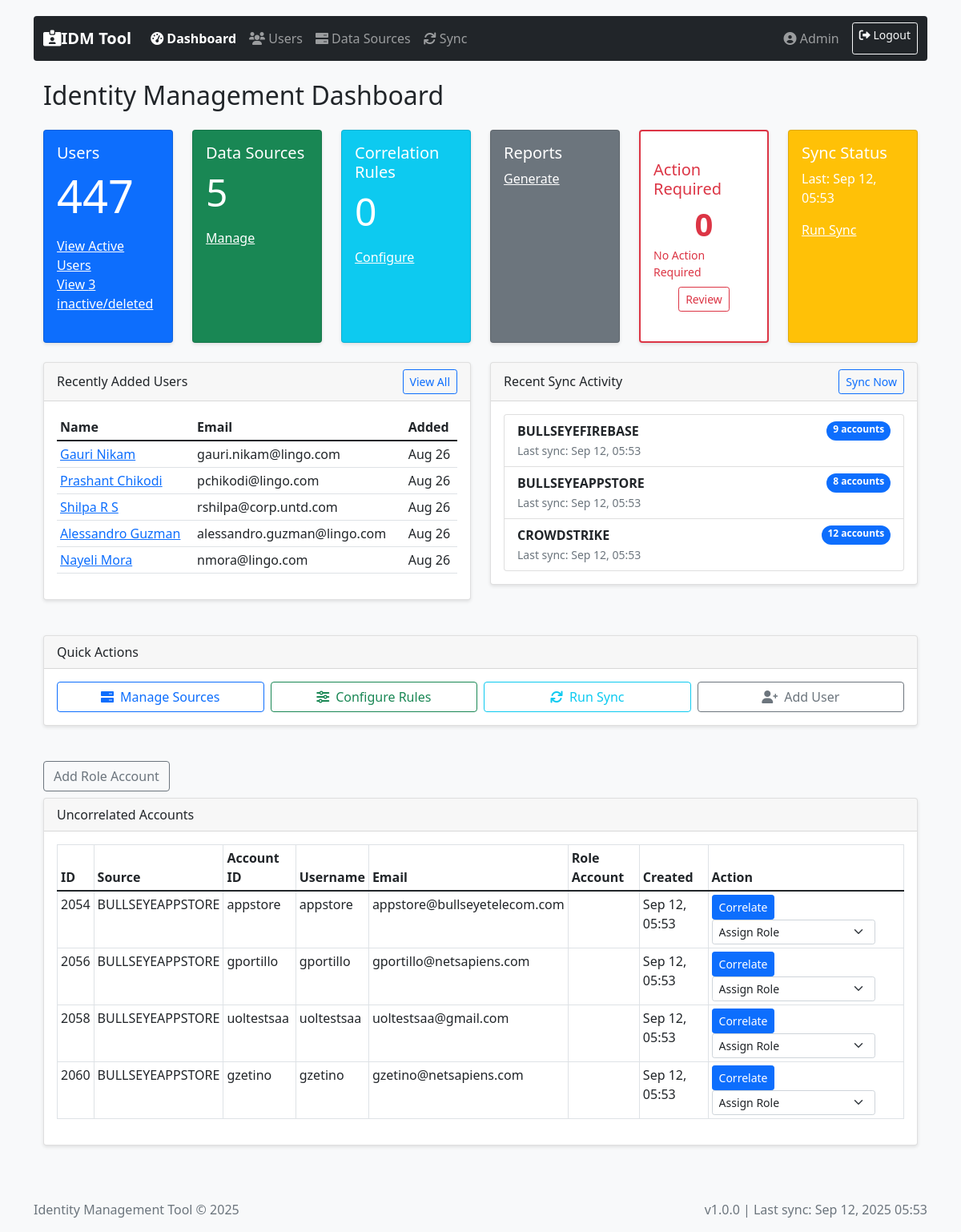
The page / on the database its author committed.
### tables this page shows
CREATE TABLE `users` (
  `id` int(11) NOT NULL AUTO_INCREMENT,
  `employee_id` varchar(50) DEFAULT NULL,
  `first_name` varchar(100) DEFAULT NULL,
  `last_name` varchar(100) DEFAULT NULL,
  `email` varchar(255) DEFAULT NULL,
  `status` enum('active','inactive','terminated') DEFAULT 'active',
  `created_at` timestamp NOT NULL DEFAULT current_timestamp(),
  `updated_at` timestamp NOT NULL DEFAULT current_timestamp() ON UPDATE current_timestamp(),
  `supervisor` varchar(255) DEFAULT NULL,
  `supervisor_email` varchar(255) DEFAULT NULL,
  PRIMARY KEY (`id`),
  UNIQUE KEY `email` (`email`)
);

CREATE TABLE `uncorrelated_accounts` (
  `id` int(11) NOT NULL AUTO_INCREMENT,
  `source_id` int(11) NOT NULL,
  `account_id` varchar(255) DEFAULT NULL,
  `username` varchar(100) DEFAULT NULL,
  `email` varchar(255) DEFAULT NULL,
  `account_data` longtext DEFAULT NULL CHECK (json_valid(`account_data`)),
  `created_at` timestamp NOT NULL DEFAULT current_timestamp(),
  `role_account_id` int(11) DEFAULT NULL,
  PRIMARY KEY (`id`),
  UNIQUE KEY `unique_source_account` (`source_id`,`account_id`),
  KEY `source_id` (`source_id`),
  KEY `role_account_id` (`role_account_id`),
  CONSTRAINT `fk_role_account_id` FOREIGN KEY (`role_account_id`) REFERENCES `role_accounts` (`id`) ON DELETE SET NULL
);

CREATE TABLE `account_sources` (
  `id` int(11) NOT NULL AUTO_INCREMENT,
  `name` varchar(100) NOT NULL,
  `type` enum('LDAP','CSV','Database','Unix','XML','API') NOT NULL,
  `description` text DEFAULT NULL,
  `config` longtext DEFAULT NULL CHECK (json_valid(`config`)),
  `last_sync` timestamp NULL DEFAULT NULL,
  `created_at` timestamp NOT NULL DEFAULT current_timestamp(),
  `category` enum('Application','OS','Database') NOT NULL DEFAULT 'Application',
  `is_baseline` tinyint(1) DEFAULT 0,
  PRIMARY KEY (`id`)
);

### index.php (the view, shortened to what this page needs)
<?php
require_once 'config/database.php';
$db = new PDO("mysql:host=$dbHost;dbname=$dbName", $dbUser, $dbPass);
$pendingUsersStmt = $db->query("
    SELECT COUNT(DISTINCT user_id)
    FROM defunct_users
    WHERE status = 'pending'
");
$pendingCount = $pendingUsersStmt ? (int)$pendingUsersStmt->fetchColumn() : 0;
?>
<?php
$totalActiveUsers = $db->query("SELECT COUNT(*) FROM users WHERE status = 'active'")->fetchColumn();
$totalInactiveUsers = $db->query("SELECT COUNT(*) FROM users WHERE status != 'active'")->fetchColumn();
$totalSources = $db->query("SELECT COUNT(*) FROM account_sources")->fetchColumn();
$totalRules = $db->query("SELECT COUNT(*) FROM correlation_rules")->fetchColumn();
$recentUsers = $db->query("
    SELECT u.*
    FROM users u
    LEFT JOIN defunct_users d ON d.email = u.email OR d.employee_id = u.employee_id
    WHERE u.status = 'active' AND (d.status IS NULL OR d.status != 'deleted')
    ORDER BY u.created_at DESC
    LIMIT 5
")->fetchAll(PDO::FETCH_ASSOC);
$sshrUserCountStmt = $db->query("
    SELECT COUNT(*) as total
    FROM user_accounts ua
    JOIN account_sources s ON ua.source_id = s.id
    WHERE LOWER(s.name) = 'sshrdata'
");
$totalUsers = $sshrUserCountStmt ? (int)$sshrUserCountStmt->fetchColumn() : 0;
$lastSync = $db->query("
    SELECT s.name, s.last_sync,
        (
            SELECT COUNT(*) FROM user_accounts ua WHERE ua.source_id = s.id
        ) + (
            SELECT COUNT(*) FROM uncorrelated_accounts uca WHERE uca.source_id = s.id AND uca.role_account_id IS NOT NULL
        ) AS accounts
    FROM account_sources s
    ORDER BY s.last_sync DESC
    LIMIT 3
")->fetchAll(PDO::FETCH_ASSOC);
include 'templates/header.php';
?>
<div class="container mt-4">
    <h2>Identity Management Dashboard</h2>
    <div class="row mt-4">
        <div class="col">
            <div class="card text-white bg-primary h-100">
                <div class="card-body">
                    <h5 class="card-title">Users</h5>
                    <p class="card-text display-4"><?php echo $totalActiveUsers; ?></p>
                    <div class="d-flex flex-column">
                        <a href="users.php" class="text-white">View Active Users</a>
                        <?php if ($totalInactiveUsers > 0): ?>
                        <a href="inactive_users.php" class="text-white">View <?php echo $totalInactiveUsers; ?> inactive/deleted</a>
                        <?php endif; ?>
                    </div>
                </div>
            </div>
        </div>
        <div class="col">
            <div class="card text-white bg-success h-100">
                <div class="card-body">
                    <h5 class="card-title">Data Sources</h5>
                    <p class="card-text display-5"><?= $totalSources ?></p>
                    <a href="sources.php" class="text-white">Manage</a>
                </div>
            </div>
        </div>
        <div class="col">
            <div class="card text-white bg-info h-100">
                <div class="card-body">
                    <h5 class="card-title">Correlation Rules</h5>
                    <p class="card-text display-5"><?= $totalRules ?></p>
                    <a href="sources.php" class="text-white">Configure</a>
                </div>
            </div>
        </div>
        <div class="col">
            <div class="card text-white bg-secondary h-100">
                <div class="card-body">
                    <h5 class="card-title">Reports</h5>
                    <a href="reports.php" class="text-white">Generate</a>
                </div>
            </div>
        </div>
        <div class="col">
            <?php
            $actionCardBg = $pendingCount > 0 ? 'bg-danger text-white' : 'bg-white text-danger border-danger';
            $actionCardText = $pendingCount > 0 ? 'Users Pending Deletion' : 'No Action Required';
            ?>
            <div class="card h-100 <?= $actionCardBg ?> border border-2 border-danger">
                <div class="card-body d-flex flex-column justify-content-center align-items-center">
                    <h5 class="card-title">Action Required</h5>
                    <p class="card-text display-6 fw-bold mb-1">
                        <?= $pendingCount ?>
                    </p>
                    <span class="mb-2 small">
                        <?= $actionCardText ?>
                    </span>
                    <a href="pending_deletions.php" class="btn btn-outline-light btn-sm <?= $pendingCount > 0 ? '' : 'text-danger border-danger' ?>">Review</a>
                </div>
            </div>
        </div>
        <div class="col">
            <div class="card text-white bg-warning h-100">
                <div class="card-body">
                    <h5 class="card-title">Sync Status</h5>
                    <p class="card-text">
                        <?php if ($lastSync && $lastSync[0]['last_sync']): ?>
                            Last: <?= date('M j, H:i', strtotime($lastSync[0]['last_sync'])) ?>
                        <?php else: ?>
                            Never synced
                        <?php endif; ?>
                    </p>
                    <a href="sync.php" class="text-white">Run Sync</a>
                </div>
            </div>
        </div>
    </div>
    <div class="row mt-4">
        <div class="col-md-6">
            <div class="card">
                <div class="card-header d-flex justify-content-between align-items-center">
                    <span>Recently Added Users</span>
                    <a href="users.php" class="btn btn-sm btn-outline-primary">View All</a>
                </div>
                <div class="card-body">
                    <table class="table table-sm">
                        <thead>
                            <tr>
                                <th>Name</th>
                                <th>Email</th>
                                <th>Added</th>
                            </tr>
                        </thead>
                        <tbody>
                            <?php foreach ($recentUsers as $user): ?>
                            <tr>
                                <td>
                                    <a href="user_detail.php?id=<?= $user['id'] ?>">
				<?= htmlspecialchars(($user['first_name'] ?? '') . ' ' . ($user['last_name'] ?? '')) ?>
			    </a>
			</td>
			<td><?= htmlspecialchars($user['email'] ?? '') ?></td>
                                <td><?= date('M j', strtotime($user['created_at'])) ?></td>
                            </tr>
                            <?php endforeach; ?>
                        </tbody>
                    </table>
                </div>
            </div>
        </div>
        <div class="col-md-6">
            <div class="card">
                <div class="card-header d-flex justify-content-between align-items-center">
                    <span>Recent Sync Activity</span>
                    <a href="sync.php" class="btn btn-sm btn-outline-primary">Sync Now</a>
                </div>
                <div class="card-body">
                    <?php if ($lastSync): ?>
                        <div class="list-group">
                            <?php foreach ($lastSync as $source): ?>
                            <div class="list-group-item">
                                <div class="d-flex justify-content-between">
                                    <strong><?= htmlspecialchars($source['name']) ?></strong>
                                    <span class="badge bg-primary rounded-pill">
                                        <?php if ($source['name'] === 'SSHRData'): ?>
                                                <?= $totalUsers ?> accounts
                                        <?php else: ?>
                                                <?= $source['accounts'] ?> accounts
                                        <?php endif; ?>
                                    </span>
                                </div>
                                <small class="text-muted">
                                    <?= $source['last_sync'] ?
                                        'Last sync: ' . date('M j, H:i', strtotime($source['last_sync'])) :
                                        'Never synced' ?>
                                </small>
                            </div>
                            <?php endforeach; ?>
                        </div>
                    <?php endif; ?>
                </div>
            </div>
        </div>
    </div>
    <div class="row mt-4">
        <div class="col-12">
            <div class="card">
                <div class="card-header">
                    Quick Actions
                </div>
                <div class="card-body">
                    <div class="row g-2">
                        <div class="col-md-3">
                            <a href="sources.php" class="btn btn-outline-primary w-100">
                                <i class="fas fa-server me-2"></i>Manage Sources
                            </a>
                        </div>
                        <div class="col-md-3">
                            <a href="sources.php?source_id=1" class="btn btn-outline-success w-100">
                                <i class="fas fa-sliders-h me-2"></i>Configure Rules
                            </a>
                        </div>
                        <div class="col-md-3">
                            <a href="sync.php" class="btn btn-outline-info w-100">
                                <i class="fas fa-sync me-2"></i>Run Sync
                            </a>
                        </div>
                        <div class="col-md-3">
                            <a href="#" class="btn btn-outline-secondary w-100" data-bs-toggle="modal" data-bs-target="#addUserModal">
                                <i class="fas fa-user-plus me-2"></i>Add User
                            </a>
                        </div>
                    </div>
                </div>
            </div>
        </div>
    </div>
    <div class="row mt-4">
        <div class="col-12 mb-2">
            <button class="btn btn-outline-secondary" data-bs-toggle="modal" data-bs-target="#addRoleModal">Add Role Account</button>
        </div>
        <div class="col-12">
            <div class="card">
                <div class="card-header">
                    Uncorrelated Accounts
                </div>
                <div class="card-body">
                    <?php
                    $uncorrStmt = $db->query("
                        SELECT ua.id, ua.source_id, s.name AS source_name, ua.account_id, ua.username, ua.email, ua.created_at, ra.name AS role_name
                        FROM uncorrelated_accounts ua
                        LEFT JOIN account_sources s ON ua.source_id = s.id
                        LEFT JOIN role_accounts ra ON ua.role_account_id = ra.id
                        WHERE ua.role_account_id IS NULL
                        ORDER BY ua.created_at DESC
                        LIMIT 20
                    ");
                    if ($uncorrStmt === false) {
                        $errorInfo = $db->errorInfo();
                        echo '<div class="alert alert-danger">SQL Error: ' . htmlspecialchars($errorInfo[2] ?? '') . '</div>';
                        $uncorrAccounts = [];
                    } else {
                        $uncorrAccounts = $uncorrStmt->fetchAll(PDO::FETCH_ASSOC);
                    }
                    if ($uncorrAccounts):
                    ?>
                    <table class="table table-bordered table-sm">
                        <thead>
                            <tr>
                                <th>ID</th>
                                <th>Source</th>
                                <th>Account ID</th>
                                <th>Username</th>
                                <th>Email</th>
                                <th>Role Account</th>
                                <th>Created</th>
                                <th>Action</th>
                            </tr>
                        </thead>
                        <tbody>
                            <?php foreach ($uncorrAccounts as $acc): ?>
                            <tr>
                                <td><?= $acc['id'] ?></td>
                                <td><?= htmlspecialchars($acc['source_name'] ?? '') ?></td>
                                <td><?= htmlspecialchars($acc['account_id'] ?? '') ?></td>
                                <td><?= htmlspecialchars($acc['username'] ?? '') ?></td>
                                <td><?= htmlspecialchars($acc['email'] ?? '') ?></td>
                                <td><?= htmlspecialchars($acc['role_name'] ?? '') ?></td>
                                <td><?= date('M j, H:i', strtotime($acc['created_at'])) ?></td>
                                <td>
                                    <a href="manual_correlate.php?id=<?= $acc['id'] ?>" class="btn btn-sm btn-primary">Correlate</a>
                                    <form method="post" action="assign_role.php" style="display:inline-block">
                                        <select name="role_account_id" class="form-select form-select-sm d-inline w-auto" onchange="this.form.submit()">
                                            <option value="">Assign Role</option>
                                        </select>
                                    </form>
                                </td>
                            </tr>
                            <?php endforeach; ?>
                        </tbody>
                    </table>
                    <?php else: ?>
                        <p class="text-muted">No uncorrelated accounts found.</p>
                    <?php endif; ?>
            </div>
        </div>
    </div>
</div>
<?php include 'templates/footer.php'; ?>

### rows shown on the page
users: first_name+last_name "Gauri Nikam", email "gauri.nikam@lingo.com", created_at "Aug 26"
users: first_name+last_name "Prashant Chikodi", email "pchikodi@lingo.com", created_at "Aug 26"
users: first_name+last_name "Shilpa R S", email "rshilpa@corp.untd.com", created_at "Aug 26"
users: first_name+last_name "Alessandro Guzman", email "alessandro.guzman@lingo.com", created_at "Aug 26"
users: first_name+last_name "Nayeli Mora", email "nmora@lingo.com", created_at "Aug 26"
uncorrelated_accounts: id "2054", account_sources.name "BULLSEYEAPPSTORE", account "appstore", username "appstore", email "appstore@bullseyetelecom.com", created_at "Sep 12, 05:53"
uncorrelated_accounts: id "2056", account_sources.name "BULLSEYEAPPSTORE", account "gportillo", username "gportillo", email "gportillo@netsapiens.com", created_at "Sep 12, 05:53"
uncorrelated_accounts: id "2058", account_sources.name "BULLSEYEAPPSTORE", account "uoltestsaa", username "uoltestsaa", email "uoltestsaa@gmail.com", created_at "Sep 12, 05:53"
uncorrelated_accounts: id "2060", account_sources.name "BULLSEYEAPPSTORE", account "gzetino", username "gzetino", email "gzetino@netsapiens.com", created_at "Sep 12, 05:53"

### other values the page prints
$totalActiveUsers "447"
$totalInactiveUsers "3"
$totalSources "5"
$totalRules "0"
$pendingCount "0"
$actionCardText "No Action Required"
date('M j, H:i', strtotime($lastSync[0]['last_sync'])) "Sep 12, 05:53"
$source['name'] "BULLSEYEFIREBASE"
$source['accounts'] "9"
date('M j, H:i', strtotime($source['last_sync'])) "Sep 12, 05:53"
$source['name'] "BULLSEYEAPPSTORE"
$source['accounts'] "8"
$source['name'] "CROWDSTRIKE"
$source['accounts'] "12"
date('M j, Y H:i', strtotime($lastSync['last_sync'])) "Sep 12, 2025 05:53"
